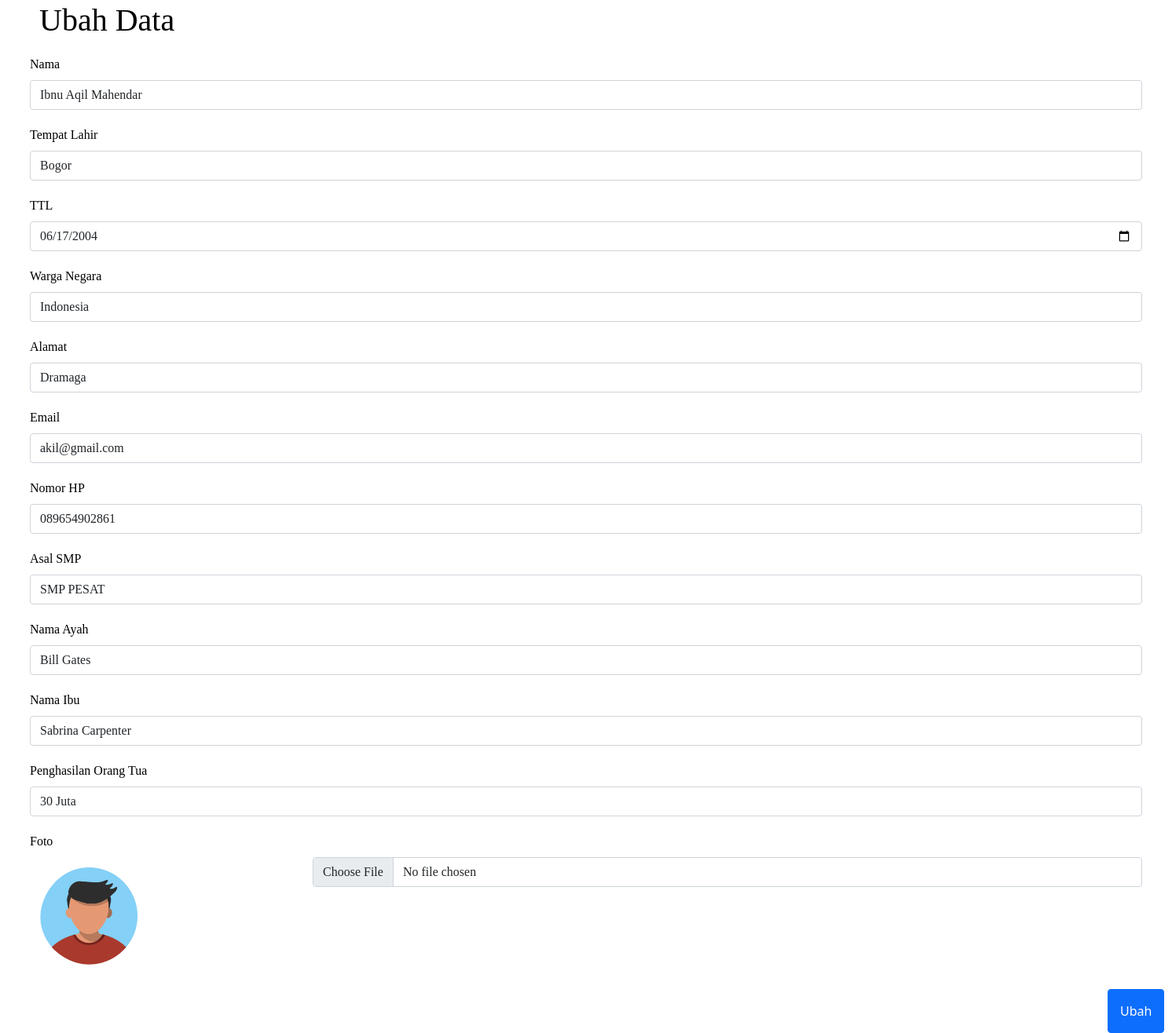
Page /ubah.php?id=1 on the committed database.
### tables this page shows
CREATE TABLE `siswa` (
  `id` int(11) NOT NULL,
  `nama` varchar(250) NOT NULL,
  `ttl` varchar(250) NOT NULL,
  `tanggal` varchar(255) NOT NULL,
  `warga` varchar(250) NOT NULL,
  `alamat` varchar(250) NOT NULL,
  `email` varchar(250) NOT NULL,
  `nohp` varchar(250) NOT NULL,
  `asalsmp` varchar(250) NOT NULL,
  `ayah` varchar(250) NOT NULL,
  `ibu` varchar(250) NOT NULL,
  `penghasilan` varchar(250) NOT NULL,
  `foto` varchar(250) NOT NULL
);

### fungsional.php (called while the page is built, shortened)
<?php
$conn = mysqli_connect('localhost', 'root','', 'db_daftar');
function read($query){
    global $conn;
    $result = mysqli_query($conn,$query);
    $rows = [];
    while($row = mysqli_fetch_assoc($result)){
        $rows[] = $row;
    }
    return $rows;
}
?>

### ubah.php (the view, shortened to what this page needs)
<?php
  require 'fungsional.php';
$id = $_GET['id'];
$mhs = read("SELECT * FROM siswa WHERE id = $id")[0];
?>
<!doctype html>
<html lang="en">
  <head>
    <link href="https://cdn.jsdelivr.net/npm/bootstrap@5.1.3/dist/css/bootstrap.min.css" rel="stylesheet">
    <link href="style.css" rel="stylesheet">
  </head>
  <body>
   <div>
        <h1 class = "mb-3">Ubah Data </h1>
        <form action="" method="post" enctype = "multipart/form-data">
        <div class = "row">
        <div class="mb-3">
          <label for="exampleFormControlInput1" class="form-label">Nama</label>
          <input type="text" class="form-control" name = "nama" value = "<?= $mhs['nama'] ?>" >
        </div>
        <div class="mb-3">
          <label for="exampleFormControlInput1" class="form-label">Tempat Lahir</label>
          <input type="text" class="form-control" name = "ttl" value = "<?= $mhs['ttl'] ?>" >
        </div>
        <div class="mb-3">
          <label for="exampleFormControlInput1" class="form-label">TTL</label>
          <input type="date" class="form-control" name = "tanggal" value = "<?= $mhs['tanggal'] ?>" >
        </div>
        <div class="mb-3">
          <label for="exampleFormControlInput1" class="form-label">Warga Negara</label>
          <input type="text" class="form-control" name = "warga" value = "<?= $mhs['warga'] ?>" >
        </div>
        <div class="mb-3">
          <label for="exampleFormControlInput1" class="form-label">Alamat</label>
          <input type="text" class="form-control" name = "alamat" value = "<?= $mhs['alamat'] ?>" >
        </div>
        <div class="mb-3">
          <label for="exampleFormControlInput1" class="form-label">Email</label>
          <input type="text" class="form-control" name = "email" value = "<?= $mhs['email'] ?>">
        </div>
        <div class="mb-3">
          <label for="exampleFormControlInput1" class="form-label">Nomor HP</label>
          <input type="text" class="form-control" name = "nohp" value = "<?= $mhs['nohp'] ?>">
        </div>
        <div class="mb-3">
          <label for="exampleFormControlInput1" class="form-label">Asal SMP</label>
          <input type="text" class="form-control" name = "asalsmp" value = "<?= $mhs['asalsmp'] ?>">
        </div>
        <div class="mb-3">
          <label for="exampleFormControlInput1" class="form-label">Nama Ayah</label>
          <input type="text" class="form-control" name = "ayah" value = "<?= $mhs['ayah'] ?>" >
        </div>
        <div class="mb-3">
          <label for="exampleFormControlInput1" class="form-label">Nama Ibu</label>
          <input type="text" class="form-control" name = "ibu" value = "<?= $mhs['ibu'] ?>">
        </div>
        <div class="mb-3">
          <label for="exampleFormControlInput1" class="form-label">Penghasilan Orang Tua</label>
          <input type="text" class="form-control" name = "penghasilan" value = "<?= $mhs['penghasilan'] ?>">
        </div>
        <div class="mb-3">
          <label for="formFile" class="form-label">Foto</label>
          <div class="row">
          <div class="col-lg-3">
          <img src="img/<?= $mhs['foto'] ?>" alt="" width = "150"></img>
        </div>
        <div class="col-lg-9">
          <input class="form-control" type="file" id="formFile" name = "foto">
        </div>
      </div>
      </div>
      </div>
       </div>
            <button style="margin-left: 1410px; padding: 15px;" type="submit" class="btn btn-primary" name = "submit">Ubah</button>
  </body>
</html>

### style.css (style rules this page uses)
* { margin: 0px; padding: 0px; font-family: century gothic; }
img { width: 150px; padding: 10px; }
.mb-3 { padding: 2px 50px; color: black; margin-right: 650px; }

### rows in the picture
siswa: nama "Ibnu Aqil Mahendar", ttl "Bogor", tanggal "06/17/2004", warga "Indonesia", alamat "Dramaga", email "akil@gmail.com", nohp "089654902861", asalsmp "SMP PESAT", ayah "Bill Gates", ibu "Sabrina Carpenter", penghasilan "30 Juta", foto (picture)
